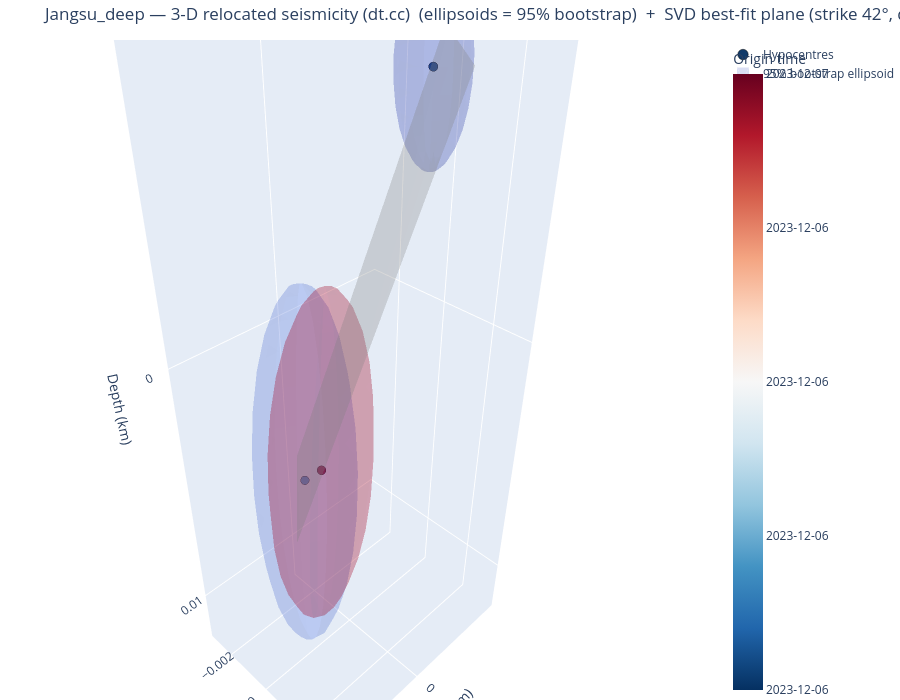

Write notebook code for a chart like this one.
### Markdown cell above
The same view with the per-event uncertainty drawn as a **95% bootstrap error ellipsoid**
(`error="ellipsoid"`) instead of whisker bars: each ellipsoid's shape is the bootstrap sample covariance
and its size the empirical 95% Mahalanobis radius (95% of replicas inside), coloured like its hypocentre.
Tight horizontal but loose depth control shows up as a vertically elongated ellipsoid.

### Code cell
fig3d_e = viz.plot_3d_plane(cfg, VELMODEL, error="ellipsoid", frame_from=FRAME_FROM, mech_select=MECH_SELECT)
try:
    fig3d_e.write_image(f"/tmp/{CLUSTER}_3d_ellipsoid.png", scale=2)
except Exception:
    pass
fig3d_e

### Figure 1 — Plotly figure (JSON) as saved in the notebook; plotly's stock layout.template omitted (floating-point values rounded to 4 significant figures; data arrays with more than 128 entries replaced by an {"elided": "..."} marker saying what was removed)
{"data": [{"marker": {"color": [19700.0, 19700.0, 19700.0], "colorbar": {"ticktext": ["2023-12-06", "2023-12-06", "2023-12-06", "2023-12-06", "2023-12-07"], "tickvals": [19700.0, 19700.0, 19700.0, 19700.0, 19700.0], "title": {"text": "Origin time"}}, "colorscale": [[0, "rgb(5,48,97)"], [0.1, "rgb(33,102,172)"], [0.2, "rgb(67,147,195)"], [0.3, "rgb(146,197,222)"], [0.4, "rgb(209,229,240)"], [0.5, "rgb(247,247,247)"], [0.6, "rgb(253,219,199)"], [0.7, "rgb(244,165,130)"], [0.8, "rgb(214,96,77)"], [0.9, "rgb(178,24,43)"], [1, "rgb(103,0,31)"]], "line": {"color": "black", "width": 0.5}, "opacity": 0.95, "size": [10.8, 10.0, 10.4]}, "mode": "markers", "name": "Hypocentres", "text": ["200000  M1.7", "200001  M1.5", "200002  M1.6"], "type": "scatter3d", "x": [-0.003, 0.0012, 0.0018], "y": [0.0001667, -0.0008333, 0.0006667], "z": [-0.007733, 0.004767, 0.002967]}, {"alphahull": 0, "color": "rgb(58,76,192)", "flatshading": true, "hoverinfo": "skip", "name": "95% bootstrap ellipsoid", "opacity": 0.18, "showlegend": true, "showscale": false, "type": "mesh3d", "x": {"elided": "196 float values"}, "y": {"elided": "196 float values"}, "z": {"elided": "196 float values"}}, {"alphahull": 0, "color": "rgb(100,133,235)", "flatshading": true, "hoverinfo": "skip", "name": "95% bootstrap ellipsoid", "opacity": 0.18, "showlegend": false, "showscale": false, "type": "mesh3d", "x": {"elided": "196 float values"}, "y": {"elided": "196 float values"}, "z": {"elided": "196 float values"}}, {"alphahull": 0, "color": "rgb(179,3,38)", "flatshading": true, "hoverinfo": "skip", "name": "95% bootstrap ellipsoid", "opacity": 0.18, "showlegend": false, "showscale": false, "type": "mesh3d", "x": {"elided": "196 float values"}, "y": {"elided": "196 float values"}, "z": {"elided": "196 float values"}}, {"color": "gray", "hoverinfo": "name", "i": [0, 0], "j": [1, 3], "k": [3, 2], "name": "SVD best-fit plane 42/73", "opacity": 0.3, "showscale": false, "type": "mesh3d", "x": [-0.0001181, -0.003417, 0.002626, -0.0006724], "y": [-0.002775, 0.0001558, 0.0003137, 0.003245], "z": [0.005767, -0.008733, 0.005767, -0.008733]}], "layout": {"height": 700, "margin": {"b": 0, "l": 0, "r": 0, "t": 40}, "scene": {"aspectmode": "data", "xaxis": {"title": {"text": "E (km)"}}, "yaxis": {"title": {"text": "N (km)"}}, "zaxis": {"autorange": "reversed", "title": {"text": "Depth (km)"}}}, "title": {"text": "Jangsu_deep — 3-D relocated seismicity (dt.cc)  (ellipsoids = 95% bootstrap)  +  SVD best-fit plane (strike 42°, dip 73°)"}}}
